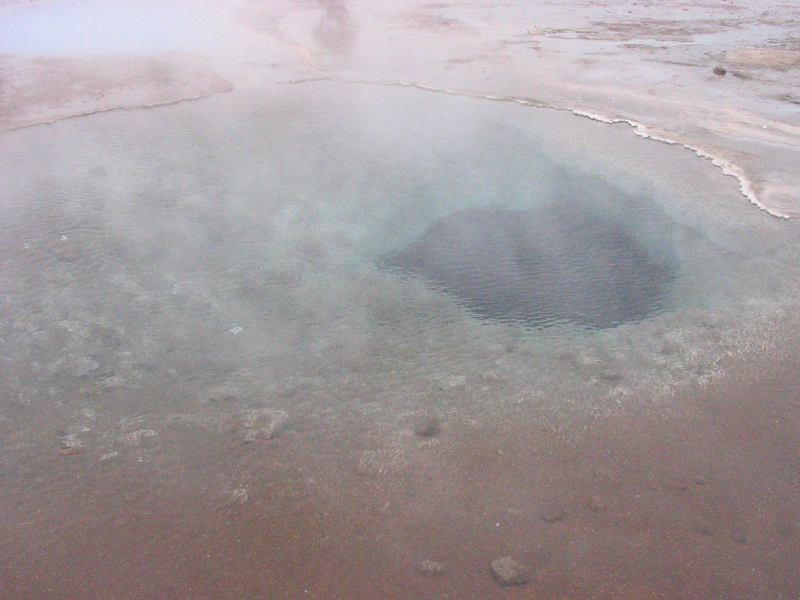
#> input picture mse_and_ssim/images/130100.jpg, 1600 x 1200 px (shown at 1/2 size)
$ python detect.py --inputdir ../mse_and_ssim/images   (older library calls are emulated)
#> lines starting #> are read from the running program, lines starting #| are printed output that depends on the picture
import argparse
import sys
from os import listdir
from os.path import isfile, join
from typing import Dict, List, Tuple

import imagehash
import numpy as np
from PIL import Image


def read_args():
    parser = argparse.ArgumentParser(description="Efficient detection of near-duplicate images using locality sensitive hashing")
    parser.add_argument("-i", "--inputdir", type=str, default="", help="directory containing images to check")
    parser.add_argument("-t", "--threshold", type=float, default=0.9, help="similarity threshold")
    parser.add_argument("-s", "--hash-size", type=int, default=16, help="hash size to use, signature length = hash_size^2", dest="hash_size")
    parser.add_argument("-b", "--bands", type=int, default=16, help="number of bands")
    return parser.parse_args()


def calculate_signature(image_file: str, hash_size: int) -> np.ndarray:
    """
    Calculate the dhash signature of a given file

    Args:
        image_file: the image (path as string) to calculate the signature for
        hash_size: hash size to use, signatures will be of length hash_size^2

    Returns:
        Image signature as Numpy n-dimensional array or None if the file is not a PIL recognized image
    """
#> called with image_file = '../mse_and_ssim/images/130100.jpg', hash_size = 16
    pil_image = Image.open(image_file).convert("L").resize(
                        (hash_size+1, hash_size),
                        Image.ANTIALIAS)
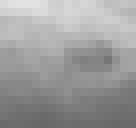
#> pil_image: PIL image 17x16 L (shown 8 times larger); min 105, max 226, mean 156.1
    dhash = imagehash.dhash(pil_image, hash_size)
    signature = dhash.hash.flatten()
    pil_image.close()
    return signature


def find_near_duplicates(input_dir: str, threshold: float, hash_size: int, bands: int) -> List[Tuple[str, str, float]]:
    """
    Find near-duplicate images

    Args:
        input_dir: Directory with images to check
        threshold: Images with a similarity ratio >= threshold will be considered near-duplicates
        hash_size: Hash size to use, signatures will be of length hash_size^2
        bands: The number of bands to use in the locality sensitve hashing process

    Returns:
        A list of near-duplicates found. Near duplicates are encoded as a triple: (filename_A, filename_B, similarity)
    """
    rows: int = int(hash_size**2/bands)
    signatures = dict()
    hash_buckets_list: List[Dict[str, List[str]]] = [dict() for _ in range(bands)]

    # Build a list of candidate files in given input_dir
    file_list = [join(input_dir, f) for f in listdir(input_dir) if isfile(join(input_dir, f))]

    # Iterate through all files in input directory
    for fh in file_list:
        try:
            signature = calculate_signature(fh, hash_size)
        except IOError:
            # Not a PIL image, skip this file
            continue

        # Keep track of each image's signature
        signatures[fh] = np.packbits(signature)

        # Locality Sensitive Hashing
        for i in range(bands):
            signature_band = signature[i*rows:(i+1)*rows]
            signature_band_bytes = signature_band.tobytes()
            if signature_band_bytes not in hash_buckets_list[i]:
                hash_buckets_list[i][signature_band_bytes] = list()
            hash_buckets_list[i][signature_band_bytes].append(fh)

    # Build candidate pairs based on bucket membership
    candidate_pairs = set()
    for hash_buckets in hash_buckets_list:
        for hash_bucket in hash_buckets.values():
            if len(hash_bucket) > 1:
                hash_bucket = sorted(hash_bucket)
                for i in range(len(hash_bucket)):
                    for j in range(i+1, len(hash_bucket)):
                        candidate_pairs.add(
                            tuple([hash_bucket[i],hash_bucket[j]])
                        )

    # Check candidate pairs for similarity
    near_duplicates = list()
    for cpa, cpb in candidate_pairs:
        hd = sum(np.bitwise_xor(
                np.unpackbits(signatures[cpa]),
                np.unpackbits(signatures[cpb])
        ))
        similarity = (hash_size**2 - hd) / hash_size**2
        if similarity > threshold:
            near_duplicates.append((cpa, cpb, similarity))

    # Sort near-duplicates by descending similarity and return
    near_duplicates.sort(key=lambda x:x[2], reverse=True)
    return near_duplicates


def main(argv):
    args = read_args()
    input_dir = args.inputdir
    threshold = args.threshold
    hash_size = args.hash_size
    bands = args.bands

    try:
        near_duplicates = find_near_duplicates(input_dir, threshold, hash_size, bands)
        if near_duplicates:
            print(f"Found {len(near_duplicates)} near-duplicate images in {input_dir} (threshold {threshold:.2%})")
            for a,b,s in near_duplicates:
                print(f"{s:.2%} similarity: file 1: {a} - file 2: {b}")
        else:
            print(f"No near-duplicates found in {input_dir} (threshold {threshold:.2%})")
    except OSError:
        print(f"Couldn't open input directory {input_dir}")


if __name__ == "__main__":
    main(sys.argv)
#> (the call stopped at in calculate_signature, `dhash = imagehash.dhash(pil_image, hash_size)`: imagehash is not available in this run)
